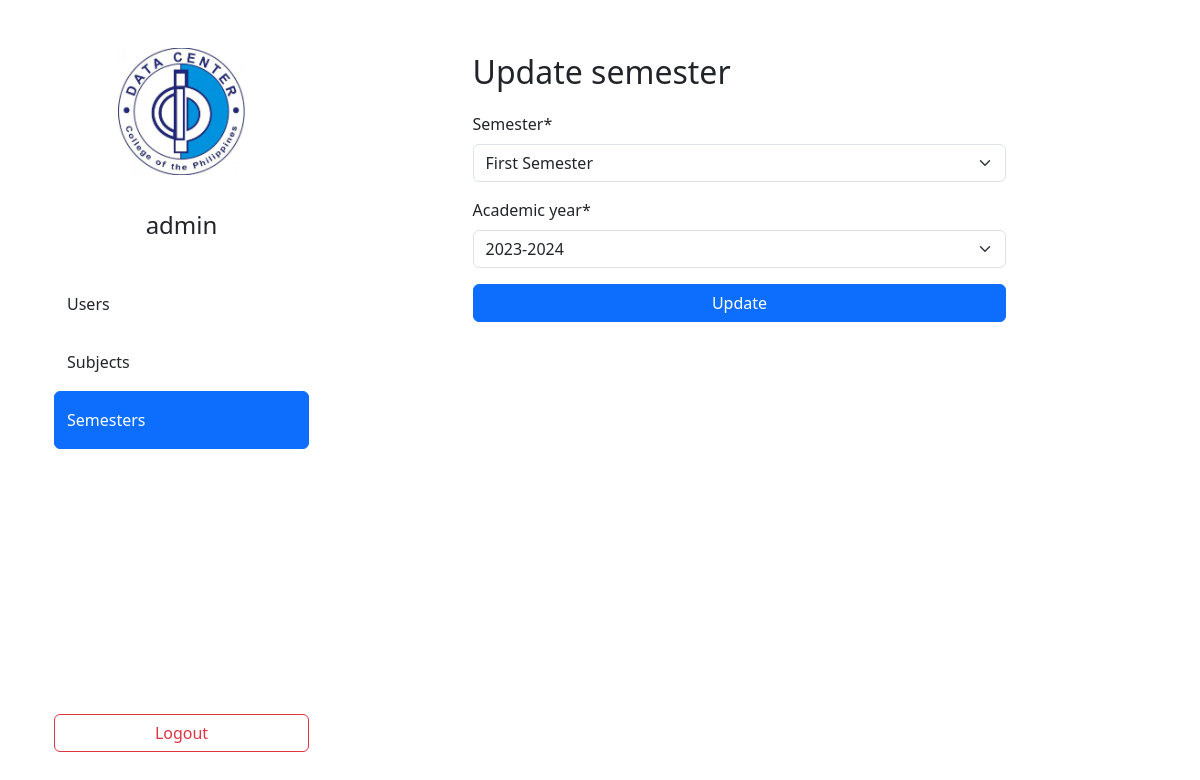
The app's page /staffs/semesters/update/1/ (signed in) with its own data.
### staffs/models.py (models this page shows, shortened)
class CustomUser(AbstractUser):
    UTYPE_STU = "STU"
    UTYPE_TEA = "TEA"
    UTYPE_CAS = "CAS"
    UTYPE_STA = "STA"
    UTYPES = (
        (UTYPE_STU, "Student"),
        (UTYPE_TEA, "Teacher"),
        (UTYPE_CAS, "Cashier"),
        (UTYPE_STA, "Staff")
    )
    subjects = models.ManyToManyField(to=Subject, related_name="subjects")
    utype = models.CharField(
        max_length=20,
        choices=UTYPES,
        null=False,
        blank=False
    )

class Semester(models.Model):
    SEM_1 = '1ST'
    SEM_2 = '2ND'
    SEM_3 = '3RD'
    SEM_4 = 'SUM'
    SEMS = (
        (SEM_1, 'First Semester'),
        (SEM_2, 'Second Semester'),
        (SEM_3, 'Third Semester'),
        (SEM_4, 'Summer')
    )
    semester = models.CharField(max_length=20, choices=SEMS, null=False, blank=False, unique=True)
    academic_year = models.ForeignKey(
        to=AcademicYear,
        related_name="academic_year",
        on_delete=models.CASCADE,
        null=False,
        blank=False
    )
    class Meta:
        unique_together = ("semester", "academic_year")

### staffs/views/semesters.py (the view)
# urls.py: path("semesters/update/<int:pk>/", SemesterUpdateView.as_view(), name="semesters_update"),
class SemesterUpdateView(LoginRequiredMixin, StaffRequiredMixin, UpdateView):
    model = Semester
    fields = '__all__'
    context_object_name = 'semester'
    template_name = 'staffs/semesters/semesters_update.html'
    success_url = reverse_lazy('semesters_list')

### staffs/mixins.py (called while the page is built)
    def test_func(self):
        return self.request.user.utype == "STA"

### staffs/models.py (called while the page is built)
    def __str__(self):
        return f"{self.start_year}-{self.end_year}"

### templates/staffs/semesters/semesters_update.html (shortened to what this page needs)
{% extends 'dashboard.html' %}
{% load crispy_forms_filters %}
{% load crispy_forms_tags %}
{% block links %}
    <a href="{% url 'users_list' %}" class="btn text-start py-3">Users</a>
    <a href="{% url 'subjects_list' %}" class="btn text-start py-3">Subjects</a>
    <a href="{% url 'semesters_list' %}" class="btn btn-primary text-start py-3">Semesters</a>
{% endblock %}
{% block data %}
    <div class="row justify-content-center">
        <div class="col-8">
            <p class="fs-2">Update semester</p>
            <form action="{% url 'semesters_update' semester.pk %}" method="post">
                {{ form|crispy }}
                <input type="submit" value="Update" class="btn btn-primary w-100">
            </form>
        </div>
    </div>
{% endblock %}

### templates/dashboard.html (shortened to what this page needs)
{% extends 'base.html' %}
{% load static %}
{% block content %}
    <div class="container">
        <div class="container">
            <div class="row vh-100">
                <div class="col col-3 d-flex flex-column py-5">
                    <img class="img-fluid w-50 mx-auto d-block" src="{% static 'logo.jpg' %}" alt="dccph-logo">
                    <p class="fs-4 my-3 py-3 text-center">
                        {% if user.get_full_name %}
                            {{ user.get_full_name }}
                        {% else %}
                            {{ user.username }}
                        {% endif %}
                    </p>
                    {% block links %}
                    {% endblock links %}
                    <a href="{% url 'logout' %}" class="btn btn-outline-danger mt-auto">Logout</a>
                </div>
                <div class="col py-5 vh-100 overflow-y-scroll">
                    {% block data %}
                    {% endblock data %}
                </div>
            </div>
        </div>
    </div>
{% endblock content %}

### records on screen
CustomUser: username "admin"
Semester: semester "First Semester", academic_year "2023-2024"
